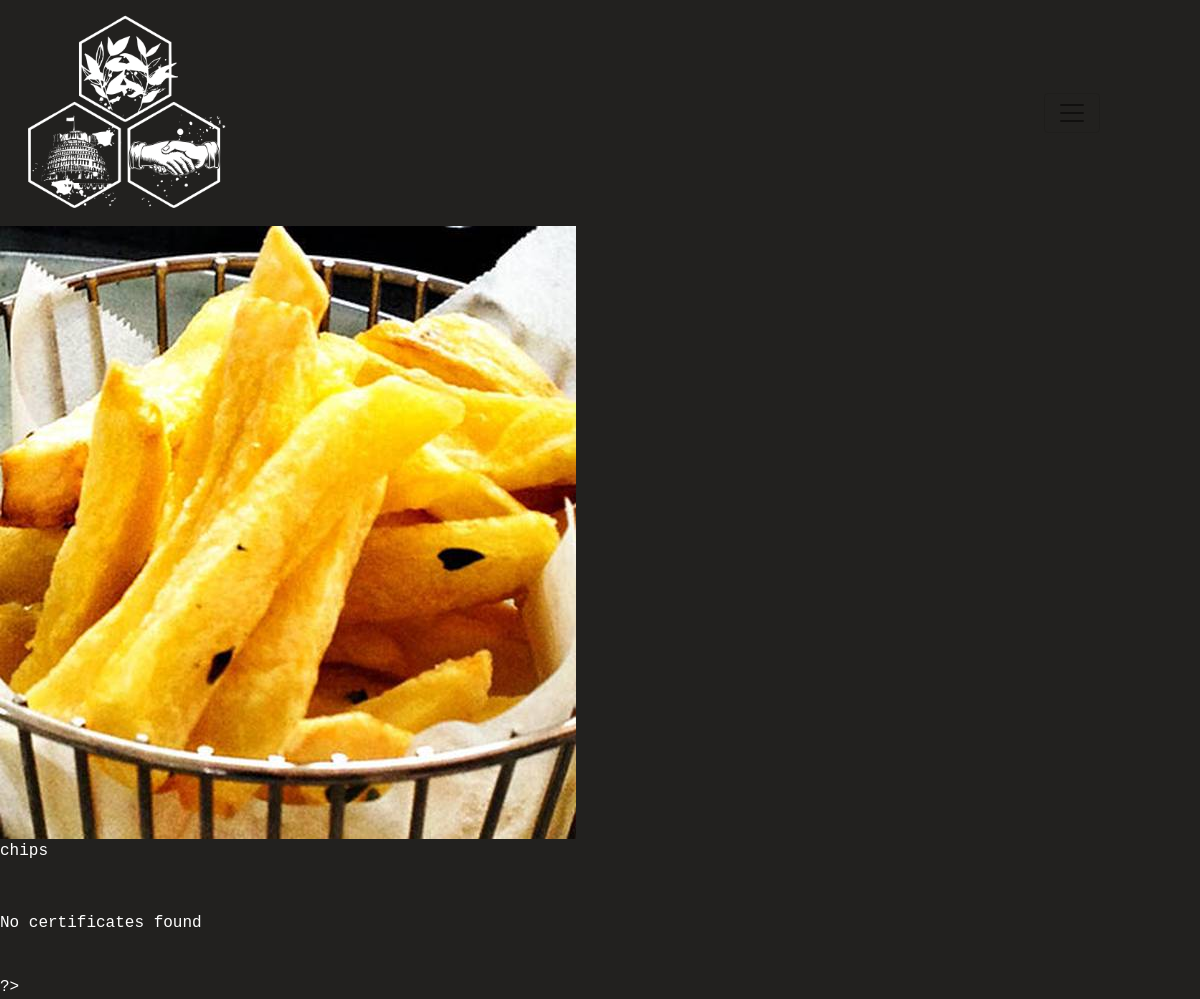
Screenshot of /index.php?page=productpage&productID=3 with the database file from the repository.
### tables this page shows
CREATE TABLE `products` (
  `productID` int(5) NOT NULL,
  `productbarcode` int(5) NOT NULL,
  `productname` varchar(30) NOT NULL,
  `image` varchar(20) NOT NULL,
  `typeID` int(11) NOT NULL
);

### productpage.php (the view, shortened to what this page needs)
<?php
include("navbar.php");
?>
<?php
$productID = $_GET['productID'];
$result_sql = "SELECT * FROM products WHERE products.productID LIKE '$productID'";
$result_qry = mysqli_query($dbconnect, $result_sql);
$result_aa = mysqli_fetch_assoc($result_qry);
  $name = $result_aa['productname'];
  $image = $result_aa['image'];
?>
<div class='bigbox'>
  <div class="bigimgbox"><img src='uploads/<?php echo $image?>' class='bigimage' alt='<?php echo $name?> image'></div>
  <div class="biginfo">
    <div class="name"><?php echo $name;?></div>
    <br>
    <br>
    <?php
    $cert_sql = "SELECT * FROM productcert JOIN products ON products.productID=productcert.productID JOIN cert ON cert.certID=productcert.certID WHERE products.productID LIKE '$productID';";
    $cert_qry = mysqli_query($dbconnect, $cert_sql);
    if(mysqli_num_rows($cert_qry)==0) {
        echo "<p>No certificates found</p>";
      } else {
    $cert_aa = mysqli_fetch_assoc($cert_qry);
    do {
    $cert = $cert_aa['certname'];?>
    <p class="card-title"><?php echo "$cert";?></p>
  <?php } while($cert_aa = mysqli_fetch_assoc($cert_qry));
}
?>
    <br>
  </div>
</div>
?>

### custom.css (style rules this page uses)
body { font-family: Courier New; color: white; background-color: #22211F; }

### rows the page displays
products: image+productname (picture), productname "chips"
